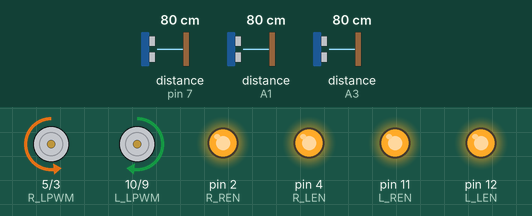
Recording of a sketch running on a simulated Arduino Uno, built with avr-gcc and run on an emulated ATmega328P. Shown: motor-driver pin pairs drawn as motors (green arrow = first pin HIGH = forward, orange = second pin HIGH = backward, longer = more drive), output pins drawn as LEDs (lit = HIGH). Wiring (inferred from the names in the program): 3 × ultrasonic range finder: trigger pin 6, echo pin 7 / trigger A0, echo A1 / trigger A2, echo A3. The test bench sets the inputs (shaded band); at power-on: distance to the obstacle (sensors on pin 7, A1, A3) 80 cm. The echo pulse lasts 58.3 µs per cm; pins used as bus, display or sensor lines are not drawn.

Above: at 3.2 s.
3.3 s: distance to the obstacle (sensor on pin 7) set to 4 cm
At 5.4 s:
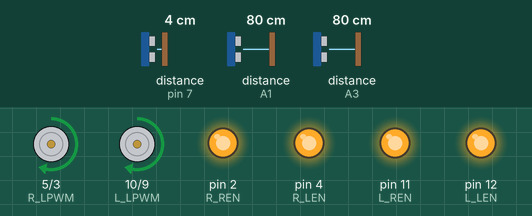
At 6.1 s:
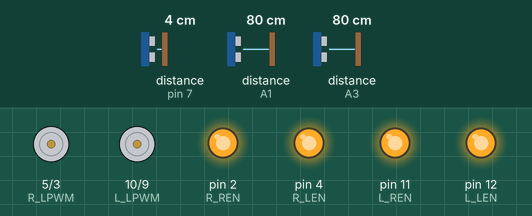
6.3 s: distance to the obstacle (sensor on A1) set to 120 cm
At 7.8 s:
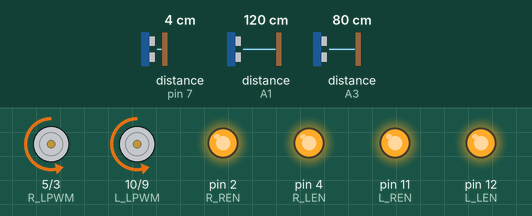
9.3 s: distance to the obstacle (sensor on pin 7) set to 16 cm
12.0 s: distance to the obstacle (sensor on pin 7) set to 20 cm
14.6 s: distance to the obstacle (sensor on A3) set to 4 cm
16.1 s: distance to the obstacle (sensor on A3) set to 2 cm
At 17.4 s:
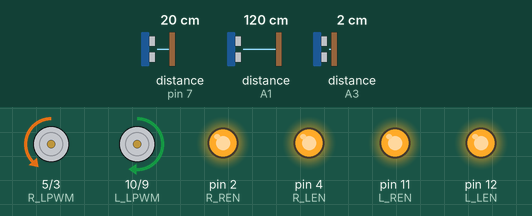
Timing chart, 0 to 18.9 s (numbered marks = the images above; inputs shaded):
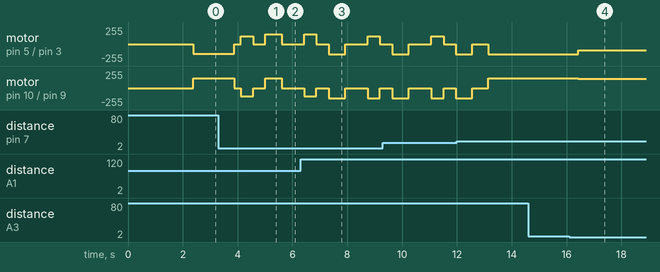

Measured:
- the behaviour switches between 3 and 2 cm on distance to the obstacle (sensor on A3) (found by bisection; images 3 and 4)
- after the input at 14.6 s, every drawn part: stays the same
- after the input at 16.1 s, motor on pin 5 (R_LPWM) / pin 3 (R_RPWM): backward 150/255 → backward 90/255 after 0.33 s; motor on pin 10 (L_LPWM) / pin 9 (L_RPWM): forward 150/255 → forward 140/255 after 0.33 s

The sketch:

Program_5_Autonomiczna_jazda.ino
```cpp
const int L_RPWM = 9;
const int L_LPWM = 10;
const int L_REN = 11;
const int L_LEN = 12;

const int R_RPWM = 3;
const int R_LPWM = 5;
const int R_REN = 2;
const int R_LEN = 4;

const int TRIG_FRONT = 6;
const int ECHO_FRONT = 7;

const int TRIG_LEFT = A0;
const int ECHO_LEFT = A1;

const int TRIG_RIGHT = A2;
const int ECHO_RIGHT = A3;

const int PREDKOSC_NORMALNA = 145;

void silniki(int lewy, int prawy) {
  lewy = constrain(lewy, -255, 255);
  prawy = constrain(prawy, -255, 255);

  if (lewy > 0) {
    analogWrite(L_RPWM, 0);
    analogWrite(L_LPWM, lewy);
  } else if (lewy < 0) {
    analogWrite(L_RPWM, -lewy);
    analogWrite(L_LPWM, 0);
  } else {
    analogWrite(L_RPWM, 0);
    analogWrite(L_LPWM, 0);
  }

  if (prawy > 0) {
    analogWrite(R_RPWM, prawy);
    analogWrite(R_LPWM, 0);
  } else if (prawy < 0) {
    analogWrite(R_RPWM, 0);
    analogWrite(R_LPWM, -prawy);
  } else {
    analogWrite(R_RPWM, 0);
    analogWrite(R_LPWM, 0);
  }
}

float pomiar(int trig, int echo) {
  digitalWrite(trig, LOW);
  delayMicroseconds(3);

  digitalWrite(trig, HIGH);
  delayMicroseconds(10);

  digitalWrite(trig, LOW);

  unsigned long czas = pulseIn(echo, HIGH, 25000);

  if (czas == 0) {
    return 300;
  }

  float dystans = czas * 0.0343 / 2.0;

  if (dystans < 2 || dystans > 300) {
    return 300;
  }

  return dystans;
}

float mediana3(float a, float b, float c) {
  if ((a >= b && a <= c) || (a <= b && a >= c)) {
    return a;
  }

  if ((b >= a && b <= c) || (b <= a && b >= c)) {
    return b;
  }

  return c;
}

float odleglosc(int trig, int echo) {
  float a = pomiar(trig, echo);
  delay(25);

  float b = pomiar(trig, echo);
  delay(25);

  float c = pomiar(trig, echo);

  return mediana3(a, b, c);
}

void stopRobot() {
  silniki(0, 0);
}

void setup() {
  pinMode(L_RPWM, OUTPUT);
  pinMode(L_LPWM, OUTPUT);
  pinMode(L_REN, OUTPUT);
  pinMode(L_LEN, OUTPUT);

  pinMode(R_RPWM, OUTPUT);
  pinMode(R_LPWM, OUTPUT);
  pinMode(R_REN, OUTPUT);
  pinMode(R_LEN, OUTPUT);

  pinMode(TRIG_FRONT, OUTPUT);
  pinMode(ECHO_FRONT, INPUT);

  pinMode(TRIG_LEFT, OUTPUT);
  pinMode(ECHO_LEFT, INPUT);

  pinMode(TRIG_RIGHT, OUTPUT);
  pinMode(ECHO_RIGHT, INPUT);

  digitalWrite(L_REN, HIGH);
  digitalWrite(L_LEN, HIGH);
  digitalWrite(R_REN, HIGH);
  digitalWrite(R_LEN, HIGH);

  stopRobot();

  delay(2000);
}

void loop() {
  float przod = odleglosc(TRIG_FRONT, ECHO_FRONT);

  delay(60);

  float lewo = odleglosc(TRIG_LEFT, ECHO_LEFT);

  delay(60);

  float prawo = odleglosc(TRIG_RIGHT, ECHO_RIGHT);

  delay(60);

  if (przod < 18) {
    stopRobot();
    delay(250);

    silniki(-120, -120);
    delay(450);

    stopRobot();
    delay(250);

    lewo = odleglosc(TRIG_LEFT, ECHO_LEFT);
    delay(60);

    prawo = odleglosc(TRIG_RIGHT, ECHO_RIGHT);

    if (lewo > prawo) {
      silniki(-150, 150);
    } else {
      silniki(150, -150);
    }

    delay(600);

    stopRobot();
    delay(200);

    return;
  }

  if (przod < 35) {
    if (lewo > prawo + 5) {
      silniki(90, 140);
    } else if (prawo > lewo + 5) {
      silniki(140, 90);
    } else {
      silniki(110, 110);
    }

    return;
  }

  if (lewo < 18 && prawo > 18) {
    silniki(145, 95);
    return;
  }

  if (prawo < 18 && lewo > 18) {
    silniki(95, 145);
    return;
  }

  if (lewo < 25 && prawo < 25) {
    int roznica = (int)(prawo - lewo);

    int korekta = constrain(roznica * 3, -50, 50);

    int lewy = PREDKOSC_NORMALNA + korekta;
    int prawy = PREDKOSC_NORMALNA - korekta;

    silniki(lewy, prawy);

    return;
  }

  silniki(PREDKOSC_NORMALNA, PREDKOSC_NORMALNA);
}
```
